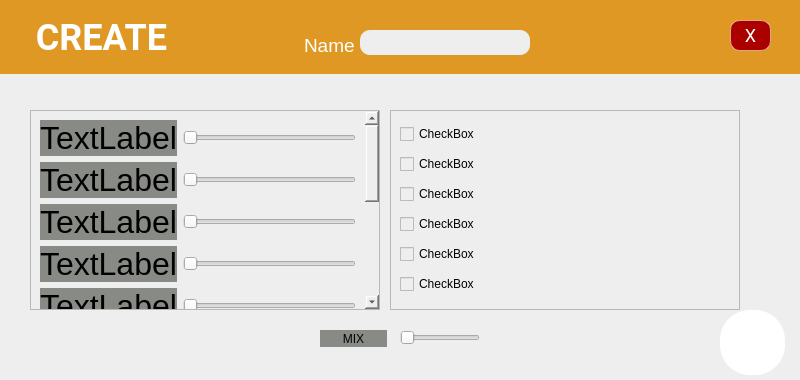
<?xml version="1.0" encoding="UTF-8"?>
<ui version="4.0">
 <class>Form</class>
 <widget class="QWidget" name="Form">
  <property name="geometry">
   <rect>
    <x>0</x>
    <y>0</y>
    <width>800</width>
    <height>380</height>
   </rect>
  </property>
  <property name="sizePolicy">
   <sizepolicy hsizetype="Expanding" vsizetype="Expanding">
    <horstretch>0</horstretch>
    <verstretch>0</verstretch>
   </sizepolicy>
  </property>
  <property name="windowTitle">
   <string>Form</string>
  </property>
  <property name="styleSheet">
   <string notr="true">background-color: rgb(238, 238, 238);</string>
  </property>
  <widget class="QLabel" name="label_2">
   <property name="geometry">
    <rect>
     <x>0</x>
     <y>0</y>
     <width>800</width>
     <height>74</height>
    </rect>
   </property>
   <property name="styleSheet">
    <string notr="true">font-family: Roboto;
font-style: normal;
font-weight: bold;
font-size: 36px;
line-height: 42px;

color: #FFFFFF;
background-color: #E09825;</string>
   </property>
   <property name="text">
    <string>    CREATE</string>
   </property>
  </widget>
  <widget class="QPushButton" name="pushButton_7">
   <property name="geometry">
    <rect>
     <x>730</x>
     <y>20</y>
     <width>41</width>
     <height>31</height>
    </rect>
   </property>
   <property name="styleSheet">
    <string notr="true">background: #AA0000;
border: 0.5px solid rgba(255, 255, 255, 0.48);
box-sizing: border-box;
border-radius: 10px;
transform: matrix(1, 0, 0, 1, 0, 0);

font-family: Roboto;
font-style: normal;
font-weight: normal;
font-size: 18px;
line-height: 28px;

color: #FFFFFF;</string>
   </property>
   <property name="text">
    <string>X</string>
   </property>
  </widget>
  <widget class="QLabel" name="label_12">
   <property name="geometry">
    <rect>
     <x>320</x>
     <y>330</y>
     <width>67</width>
     <height>17</height>
    </rect>
   </property>
   <property name="styleSheet">
    <string notr="true">background-color: rgb(136, 138, 133);</string>
   </property>
   <property name="text">
    <string>MIX</string>
   </property>
   <property name="alignment">
    <set>Qt::AlignCenter</set>
   </property>
  </widget>
  <widget class="QPushButton" name="pushButton">
   <property name="geometry">
    <rect>
     <x>10</x>
     <y>310</y>
     <width>65</width>
     <height>65</height>
    </rect>
   </property>
   <property name="styleSheet">
    <string notr="true">border-image: url(:/back/assets/back.png);
border-radius:30px
</string>
   </property>
   <property name="text">
    <string/>
   </property>
  </widget>
  <widget class="QPushButton" name="pushButton_2">
   <property name="geometry">
    <rect>
     <x>720</x>
     <y>310</y>
     <width>65</width>
     <height>65</height>
    </rect>
   </property>
   <property name="styleSheet">
    <string notr="true">background-color: rgb(255, 255, 255);
border-image: url(:/check/assets/check2.png);
border-radius:30px
</string>
   </property>
   <property name="text">
    <string/>
   </property>
  </widget>
  <widget class="QLineEdit" name="lineEdit">
   <property name="geometry">
    <rect>
     <x>360</x>
     <y>30</y>
     <width>170</width>
     <height>25</height>
    </rect>
   </property>
   <property name="styleSheet">
    <string notr="true">border-radius: 10px;
</string>
   </property>
  </widget>
  <widget class="QTextEdit" name="textEdit">
   <property name="geometry">
    <rect>
     <x>300</x>
     <y>30</y>
     <width>100</width>
     <height>31</height>
    </rect>
   </property>
   <property name="font">
    <font>
     <pointsize>11</pointsize>
    </font>
   </property>
   <property name="styleSheet">
    <string notr="true">background-color: #E09825;
color: #FFFFFF;</string>
   </property>
   <property name="frameShape">
    <enum>QFrame::NoFrame</enum>
   </property>
   <property name="frameShadow">
    <enum>QFrame::Sunken</enum>
   </property>
   <property name="lineWidth">
    <number>1</number>
   </property>
   <property name="html">
    <string>&lt;!DOCTYPE HTML PUBLIC &quot;-//W3C//DTD HTML 4.0//EN&quot; &quot;http://www.w3.org/TR/REC-html40/strict.dtd&quot;&gt;
&lt;html&gt;&lt;head&gt;&lt;meta name=&quot;qrichtext&quot; content=&quot;1&quot; /&gt;&lt;style type=&quot;text/css&quot;&gt;
p, li { white-space: pre-wrap; }
&lt;/style&gt;&lt;/head&gt;&lt;body style=&quot; font-family:'Ubuntu'; font-size:11pt; font-weight:400; font-style:normal;&quot;&gt;
&lt;p style=&quot; margin-top:0px; margin-bottom:0px; margin-left:0px; margin-right:0px; -qt-block-indent:0; text-indent:0px;&quot;&gt;&lt;span style=&quot; font-size:14pt;&quot;&gt;Name&lt;/span&gt;&lt;/p&gt;&lt;/body&gt;&lt;/html&gt;</string>
   </property>
  </widget>
  <widget class="QSlider" name="horizontalSlider_11">
   <property name="geometry">
    <rect>
     <x>400</x>
     <y>330</y>
     <width>80</width>
     <height>16</height>
    </rect>
   </property>
   <property name="maximum">
    <number>1</number>
   </property>
   <property name="sliderPosition">
    <number>0</number>
   </property>
   <property name="orientation">
    <enum>Qt::Horizontal</enum>
   </property>
  </widget>
  <widget class="QScrollArea" name="scrollArea">
   <property name="geometry">
    <rect>
     <x>30</x>
     <y>110</y>
     <width>350</width>
     <height>200</height>
    </rect>
   </property>
   <property name="widgetResizable">
    <bool>true</bool>
   </property>
   <widget class="QWidget" name="scrollAreaWidgetContents">
    <property name="geometry">
     <rect>
      <x>0</x>
      <y>0</y>
      <width>334</width>
      <height>442</height>
     </rect>
    </property>
    <layout class="QFormLayout" name="formLayout">
     <item row="0" column="0">
      <widget class="QLabel" name="label">
       <property name="font">
        <font>
         <pointsize>24</pointsize>
        </font>
       </property>
       <property name="styleSheet">
        <string notr="true">background-color: rgb(136, 138, 133);</string>
       </property>
       <property name="text">
        <string>TextLabel</string>
       </property>
      </widget>
     </item>
     <item row="0" column="1">
      <widget class="QSlider" name="horizontalSlider">
       <property name="sizePolicy">
        <sizepolicy hsizetype="Expanding" vsizetype="MinimumExpanding">
         <horstretch>0</horstretch>
         <verstretch>0</verstretch>
        </sizepolicy>
       </property>
       <property name="font">
        <font>
         <pointsize>11</pointsize>
        </font>
       </property>
       <property name="orientation">
        <enum>Qt::Horizontal</enum>
       </property>
      </widget>
     </item>
     <item row="1" column="0">
      <widget class="QLabel" name="label_3">
       <property name="font">
        <font>
         <pointsize>24</pointsize>
        </font>
       </property>
       <property name="styleSheet">
        <string notr="true">background-color: rgb(136, 138, 133);</string>
       </property>
       <property name="text">
        <string>TextLabel</string>
       </property>
      </widget>
     </item>
     <item row="1" column="1">
      <widget class="QSlider" name="horizontalSlider_2">
       <property name="sizePolicy">
        <sizepolicy hsizetype="Expanding" vsizetype="MinimumExpanding">
         <horstretch>0</horstretch>
         <verstretch>0</verstretch>
        </sizepolicy>
       </property>
       <property name="orientation">
        <enum>Qt::Horizontal</enum>
       </property>
      </widget>
     </item>
     <item row="2" column="0">
      <widget class="QLabel" name="label_4">
       <property name="font">
        <font>
         <pointsize>24</pointsize>
        </font>
       </property>
       <property name="styleSheet">
        <string notr="true">background-color: rgb(136, 138, 133);</string>
       </property>
       <property name="text">
        <string>TextLabel</string>
       </property>
      </widget>
     </item>
     <item row="2" column="1">
      <widget class="QSlider" name="horizontalSlider_4">
       <property name="sizePolicy">
        <sizepolicy hsizetype="Expanding" vsizetype="MinimumExpanding">
         <horstretch>0</horstretch>
         <verstretch>0</verstretch>
        </sizepolicy>
       </property>
       <property name="orientation">
        <enum>Qt::Horizontal</enum>
       </property>
      </widget>
     </item>
     <item row="3" column="0">
      <widget class="QLabel" name="label_6">
       <property name="font">
        <font>
         <pointsize>24</pointsize>
        </font>
       </property>
       <property name="styleSheet">
        <string notr="true">background-color: rgb(136, 138, 133);</string>
       </property>
       <property name="text">
        <string>TextLabel</string>
       </property>
      </widget>
     </item>
     <item row="3" column="1">
      <widget class="QSlider" name="horizontalSlider_5">
       <property name="sizePolicy">
        <sizepolicy hsizetype="Expanding" vsizetype="MinimumExpanding">
         <horstretch>0</horstretch>
         <verstretch>0</verstretch>
        </sizepolicy>
       </property>
       <property name="orientation">
        <enum>Qt::Horizontal</enum>
       </property>
      </widget>
     </item>
     <item row="4" column="0">
      <widget class="QLabel" name="label_7">
       <property name="font">
        <font>
         <pointsize>24</pointsize>
        </font>
       </property>
       <property name="styleSheet">
        <string notr="true">background-color: rgb(136, 138, 133);</string>
       </property>
       <property name="text">
        <string>TextLabel</string>
       </property>
      </widget>
     </item>
     <item row="4" column="1">
      <widget class="QSlider" name="horizontalSlider_6">
       <property name="sizePolicy">
        <sizepolicy hsizetype="Expanding" vsizetype="MinimumExpanding">
         <horstretch>0</horstretch>
         <verstretch>0</verstretch>
        </sizepolicy>
       </property>
       <property name="orientation">
        <enum>Qt::Horizontal</enum>
       </property>
      </widget>
     </item>
     <item row="5" column="0">
      <widget class="QLabel" name="label_8">
       <property name="font">
        <font>
         <pointsize>24</pointsize>
        </font>
       </property>
       <property name="styleSheet">
        <string notr="true">background-color: rgb(136, 138, 133);</string>
       </property>
       <property name="text">
        <string>TextLabel</string>
       </property>
      </widget>
     </item>
     <item row="5" column="1">
      <widget class="QSlider" name="horizontalSlider_3">
       <property name="sizePolicy">
        <sizepolicy hsizetype="Expanding" vsizetype="MinimumExpanding">
         <horstretch>0</horstretch>
         <verstretch>0</verstretch>
        </sizepolicy>
       </property>
       <property name="orientation">
        <enum>Qt::Horizontal</enum>
       </property>
      </widget>
     </item>
     <item row="6" column="0">
      <widget class="QLabel" name="label_9">
       <property name="font">
        <font>
         <pointsize>24</pointsize>
        </font>
       </property>
       <property name="styleSheet">
        <string notr="true">background-color: rgb(136, 138, 133);</string>
       </property>
       <property name="text">
        <string>TextLabel</string>
       </property>
      </widget>
     </item>
     <item row="6" column="1">
      <widget class="QSlider" name="horizontalSlider_7">
       <property name="sizePolicy">
        <sizepolicy hsizetype="Expanding" vsizetype="MinimumExpanding">
         <horstretch>0</horstretch>
         <verstretch>0</verstretch>
        </sizepolicy>
       </property>
       <property name="orientation">
        <enum>Qt::Horizontal</enum>
       </property>
      </widget>
     </item>
     <item row="7" column="0">
      <widget class="QLabel" name="label_11">
       <property name="font">
        <font>
         <pointsize>24</pointsize>
        </font>
       </property>
       <property name="styleSheet">
        <string notr="true">background-color: rgb(136, 138, 133);</string>
       </property>
       <property name="text">
        <string>TextLabel</string>
       </property>
      </widget>
     </item>
     <item row="7" column="1">
      <widget class="QSlider" name="horizontalSlider_8">
       <property name="sizePolicy">
        <sizepolicy hsizetype="Expanding" vsizetype="MinimumExpanding">
         <horstretch>0</horstretch>
         <verstretch>0</verstretch>
        </sizepolicy>
       </property>
       <property name="orientation">
        <enum>Qt::Horizontal</enum>
       </property>
      </widget>
     </item>
     <item row="8" column="0">
      <widget class="QLabel" name="label_10">
       <property name="font">
        <font>
         <pointsize>24</pointsize>
        </font>
       </property>
       <property name="styleSheet">
        <string notr="true">background-color: rgb(136, 138, 133);</string>
       </property>
       <property name="text">
        <string>TextLabel</string>
       </property>
      </widget>
     </item>
     <item row="9" column="0">
      <widget class="QLabel" name="label_5">
       <property name="font">
        <font>
         <pointsize>24</pointsize>
        </font>
       </property>
       <property name="styleSheet">
        <string notr="true">background-color: rgb(136, 138, 133);</string>
       </property>
       <property name="text">
        <string>TextLabel</string>
       </property>
      </widget>
     </item>
     <item row="9" column="1">
      <widget class="QSlider" name="horizontalSlider_10">
       <property name="sizePolicy">
        <sizepolicy hsizetype="Preferred" vsizetype="MinimumExpanding">
         <horstretch>0</horstretch>
         <verstretch>0</verstretch>
        </sizepolicy>
       </property>
       <property name="orientation">
        <enum>Qt::Horizontal</enum>
       </property>
      </widget>
     </item>
     <item row="8" column="1">
      <widget class="QSlider" name="horizontalSlider_9">
       <property name="sizePolicy">
        <sizepolicy hsizetype="Expanding" vsizetype="MinimumExpanding">
         <horstretch>0</horstretch>
         <verstretch>0</verstretch>
        </sizepolicy>
       </property>
       <property name="orientation">
        <enum>Qt::Horizontal</enum>
       </property>
      </widget>
     </item>
    </layout>
   </widget>
  </widget>
  <widget class="QScrollArea" name="scrollArea_2">
   <property name="geometry">
    <rect>
     <x>390</x>
     <y>110</y>
     <width>350</width>
     <height>200</height>
    </rect>
   </property>
   <property name="widgetResizable">
    <bool>true</bool>
   </property>
   <widget class="QWidget" name="scrollAreaWidgetContents_2">
    <property name="geometry">
     <rect>
      <x>0</x>
      <y>0</y>
      <width>348</width>
      <height>198</height>
     </rect>
    </property>
    <layout class="QVBoxLayout" name="verticalLayout">
     <item>
      <widget class="QCheckBox" name="checkBox">
       <property name="text">
        <string>CheckBox</string>
       </property>
      </widget>
     </item>
     <item>
      <widget class="QCheckBox" name="checkBox_2">
       <property name="text">
        <string>CheckBox</string>
       </property>
      </widget>
     </item>
     <item>
      <widget class="QCheckBox" name="checkBox_3">
       <property name="text">
        <string>CheckBox</string>
       </property>
      </widget>
     </item>
     <item>
      <widget class="QCheckBox" name="checkBox_4">
       <property name="text">
        <string>CheckBox</string>
       </property>
      </widget>
     </item>
     <item>
      <widget class="QCheckBox" name="checkBox_5">
       <property name="text">
        <string>CheckBox</string>
       </property>
      </widget>
     </item>
     <item>
      <widget class="QCheckBox" name="checkBox_6">
       <property name="text">
        <string>CheckBox</string>
       </property>
      </widget>
     </item>
    </layout>
   </widget>
  </widget>
  <zorder>scrollArea_2</zorder>
  <zorder>scrollArea</zorder>
  <zorder>label_2</zorder>
  <zorder>pushButton_7</zorder>
  <zorder>label_12</zorder>
  <zorder>pushButton</zorder>
  <zorder>pushButton_2</zorder>
  <zorder>textEdit</zorder>
  <zorder>lineEdit</zorder>
  <zorder>horizontalSlider_11</zorder>
 </widget>
 <resources>
  <include location="test.qrc"/>
 </resources>
 <connections/>
</ui>
